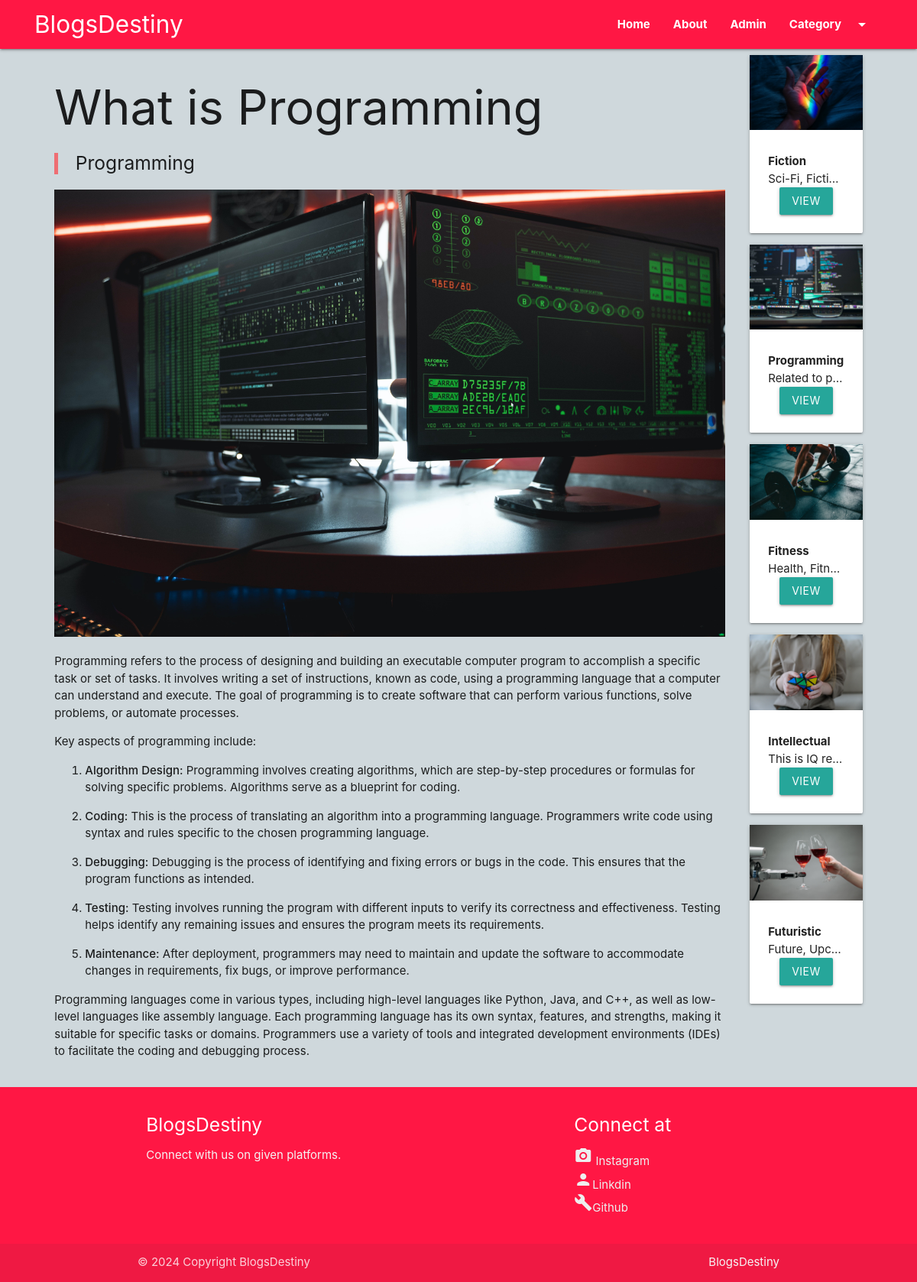
/blog/PROGRAMMING, run on the app's committed database.
### blogapp/models.py (models this page shows, shortened)
class Post(models.Model):
    post_id=models.AutoField(primary_key=True)
    title=models.CharField(max_length=200)
    content=models.TextField()
    url=models.CharField(max_length=100)
    cat=models.ForeignKey(Category,on_delete=models.CASCADE)
    image = models.ImageField( upload_to='post/', height_field=None, width_field=None, max_length=None)

class Category(models.Model):
    cat_id=models.AutoField(primary_key=True)
    title=models.CharField(max_length=100)
    description=models.TextField()
    url=models.CharField(max_length=100)
    image = models.ImageField(upload_to='category/')
    add_date=models.DateTimeField(auto_now_add=True , null = True)

### blogapp/views.py (the view)
# urls.py: path('blog/<slug:url>',post),
def post(request,url):
    post = Post.objects.get(url=url)
    cats = Category.objects.all()
    return render(request,'posts.html',{'post':post , 'cats': cats})

### template/posts.html (shortened to what this page needs)
{% extends "base.html" %}
{% load static %}
{% block content %}
<div class="container-custom">
    <div class="row">
        <div class="col s12 m10">
            <h1>{{ post.title }}</h1>
            <blockquote>
              <h5>{{post.cat.title}} </h5>
            </blockquote>
            <img src="/media/{{post.image}}" class="responsive-img" alt="">
            <br>
            <p>
                {{post.content|safe}}
            </p>
        </div>
        <div class="col s12 m2">
            {% for cat in cats %}
            <div class="card item">
                <div class="img-container">
                    <img src="/media/{{cat.image}}" class="responsive-img"  alt="">
                </div>
                <div class="card-content">
                    <b>
                        {{cat.title}}
                    </b>
                    <p class="truncate" >{{cat.description}}</p>
                    <div class="container center-align ">
                        <a href="/category/{{cat.url}}" class="btn">VIEW</a>
                    </div>
                </div>
            </div>
            {% endfor %}
        </div>
    </div>
</div>
{% endblock content %}

### template/base.html (shortened to what this page needs)
<!DOCTYPE html>
<html lang="en">
<head>
    {% load static %}
    <link rel="stylesheet" href="https://cdnjs.cloudflare.com/ajax/libs/materialize/1.0.0/css/materialize.min.css">
    <link rel="stylesheet" href="{% static 'css/style.css' %}">
    <link rel="stylesheet" href="{% static 'css/owl.carousel.min.css' %}">
    <link rel="stylesheet" href="{% static 'css/owl.theme.default.min.css' %}">
</head>
<body>
    {% include "header.html" %}
    {% block content %}
    {% endblock content %}
    {% include "footer.html" %}
</body>
</html>

### template/header.html (shortened to what this page needs)
  <nav class="bg-primary ">
    <div class="" style=" padding: 0px 45px;">
      <div class="nav-wrapper">
        <a href="/" class="brand-logo">BlogsDestiny</a>
        <b>
          <ul class="right hide-on-med-and-down">
            <li><a href="/">Home</a></li>
            <li><a href="/about">About</a></li>
            <li><a href="/admin">Admin</a></li>
            <li><a class="dropdown-trigger" href="#" data-target="dropdown1">Category<i class="material-icons right">arrow_drop_down</i></a></li>
          </ul>
        </b>
        </div>
      </nav>

### template/footer.html (shortened to what this page needs)
<footer class="page-footer bg-primary">
    <div class="container">
      <div class="row">
        <div class="col l6 s12">
          <h5 class="white-text">BlogsDestiny</h5>
          <p class="grey-text text-lighten-4">Connect with us on given platforms.</p>
        </div>
        <div class="col l4 offset-l2 s12">
          <h5 class="white-text">Connect at</h5>
          <ul>
            <li><a class="grey-text text-lighten-3" href="#!"><i class="material-icons">camera_alt</i> Instagram</a></li>
            <li><a class="grey-text text-lighten-3" href="#!"><i class="material-icons">person</i>Linkdin</a></li>
            <li><a class="grey-text text-lighten-3" href="#!"><i class="material-icons">build</i>Github</a></li>
          </ul>
        </div>
      </div>
    </div>
    <div class="footer-copyright">
      <div class="container">
      © 2024 Copyright BlogsDestiny
      <a class="grey-text text-lighten-4 right" href="#!">BlogsDestiny</a>
      </div>
    </div>
  </footer>

### blogapp/static/css/style.css (style rules this page uses)
body { background: #cfd8dc; }
.container-custom { width: 90%!important; margin:auto }
.item { margin-left:10px; }
.bg-primary { background: #ff1744!important; }

### data on the page
Post: title "What is Programming", cat "Programming", image (picture), content "Programming refers to the process of designing and building an executable computer program to accomplish a specific task or set of tasks. It involves writing a set of instructions, known as code, using a programming language that a computer can understand and execute. The goal of programming is to create software that can perform various functions, solve problems, or automate processes. Key aspects of programming include: Algorithm Design: Programming involves creating algorithms, which are step-by-step procedures or formulas for solving specific problems. Algorithms serve as a blueprint for coding. Coding: This is the process of translating an algorithm into a programming language.…"
Category: image (picture), title "Fiction", description "Sci-Fi, Ficti…"
Category: image (picture), title "Programming", description "Related to p…"
Category: image (picture), title "Fitness", description "Health, Fitn…"
Category: image (picture), title "Intellectual", description "This is IQ re…"
Category: image (picture), title "Futuristic", description "Future, Upc…"
